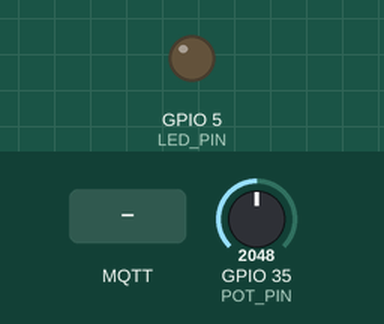
Recording of a sketch running on a simulated ESP32. Shown: output pins drawn as LEDs (lit = HIGH). The test bench sets the inputs (shaded band); at power-on: GPIO 35 (POT_PIN) = 2048. WiFi joins after 1.5 s; servers stay silent unless stated; no MQTT or app messages arrive unless stated; what the sketch prints to the serial monitor is not drawn.

Above: at 2.7 s.
2.8 s: MQTT message "1" arrives on the first subscribed topic
At 4.0 s:
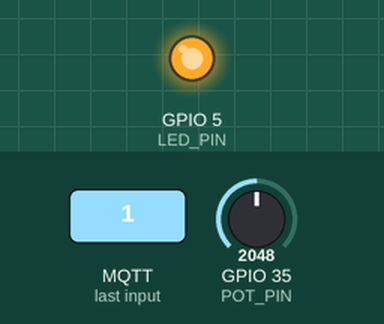
4.3 s: MQTT message "0" arrives on the first subscribed topic
At 5.2 s:
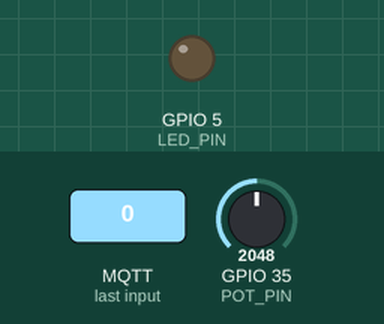
Timing chart, 0 to 7.3 s (numbered marks = the images above; inputs shaded):
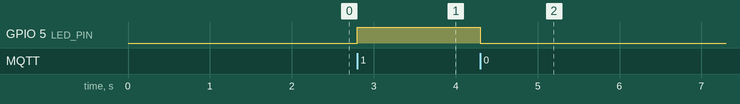

The sketch:

esp-mqtt-ex.ino
```cpp
#include <WiFi.h>
#include <PubSubClient.h>

#define POT_PIN 35
#define LED_PIN 5

#define ssid "WIFI_SSID"
#define password "WIFI_PASS"
#define mqtt_server "INSTANCE_NAME.cloud.shiftr.io"

#define device_name "esp-dev"
#define cloud_username "USERNAME"
#define cloud_password "PASSWORD"

#define potTopic "/" device_name "/pot_val"
#define ledTopic "/" device_name "/led1"

WiFiClient espClient;
PubSubClient client(espClient);
unsigned long lastMsg = 0;
#define MSG_BUFFER_SIZE  (50)
char msg[MSG_BUFFER_SIZE];
int value = 0, adcVal = 0;

void setup_wifi() {

  delay(10);
  // We start by connecting to a WiFi network
  Serial.println();
  Serial.print("Connecting to ");
  Serial.println(ssid);

  WiFi.mode(WIFI_STA);
  WiFi.begin(ssid, password);

  while (WiFi.status() != WL_CONNECTED) {
    delay(500);
    Serial.print(".");
  }

  Serial.println("");
  Serial.println("WiFi connected");
  Serial.println("IP address: ");
  Serial.println(WiFi.localIP());
}

void callback(char* topic, byte* payload, unsigned int length) {
  Serial.print("Message arrived [");
  Serial.print(topic);
  Serial.print("] ");
  for (int i = 0; i < length; i++) {
    Serial.print((char)payload[i]);
  }
  Serial.println();

  if (strcmp(ledTopic, topic) == 0)
  {

    // Switch on the LED if an 1 was received as first character
    if ((char)payload[0] == '1') {
      digitalWrite(LED_PIN, HIGH);   // Turn the LED on (Note that LOW is the voltage level
      // but actually the LED is on; this is because
      // it is active low on the ESP-01)
    } else {
      digitalWrite(LED_PIN, LOW);  // Turn the LED off by making the voltage HIGH
    }
  }

}

void reconnect() {
  // Loop until we're reconnected
  while (!client.connected()) {
    Serial.print("Attempting MQTT connection...");
    // Create a random client ID
    // Attempt to connect
    if (client.connect(device_name, cloud_username, cloud_password)) {
      Serial.println("connected");
      // Once connected, publish an announcement...
      client.publish(potTopic, "hello world");
      // ... and resubscribe
      client.subscribe(ledTopic);
    } else {
      Serial.print("failed, rc=");
      Serial.print(client.state());
      Serial.println(" try again in 5 seconds");
      // Wait 5 seconds before retrying
      delay(5000);
    }
  }
}

void setup() {
  //  pinMode(BUILTIN_LED, OUTPUT);     // Initialize the BUILTIN_LED pin as an output
  Serial.begin(115200);
  setup_wifi();
  client.setServer(mqtt_server, 1883);
  client.setCallback(callback);

  pinMode(POT_PIN, INPUT);
  pinMode(LED_PIN, OUTPUT);
}

void loop() {
  adcVal = analogRead(POT_PIN);

  if (!client.connected()) {
    reconnect();
  }
  client.loop();

  unsigned long now = millis();
  if (now - lastMsg > 10000) {
    lastMsg = now;
    ++value;
    snprintf (msg, MSG_BUFFER_SIZE, "{\"cnt\": %d, \"adcVal\": %d}", value, adcVal);
    Serial.print("Publish message: ");
    Serial.println(msg);
    client.publish(potTopic, msg);
  }
}
```

Measured:
- after the input at 2.8 s, GPIO 5 (LED_PIN): LOW → HIGH at once
- after the input at 4.3 s, GPIO 5 (LED_PIN): HIGH → LOW at once
